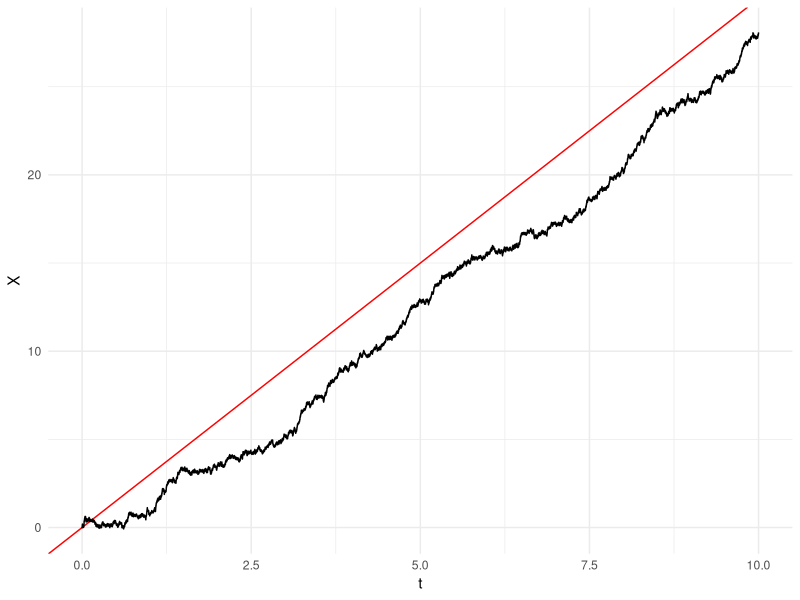
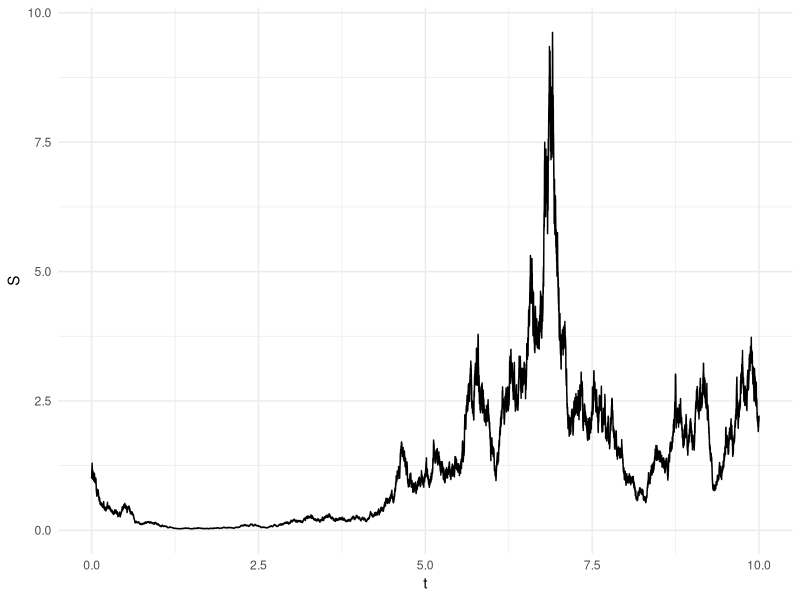
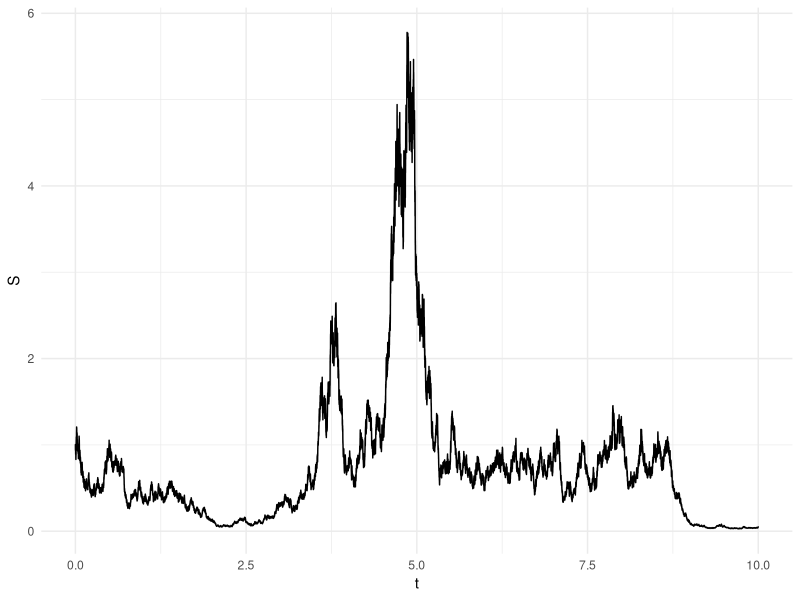
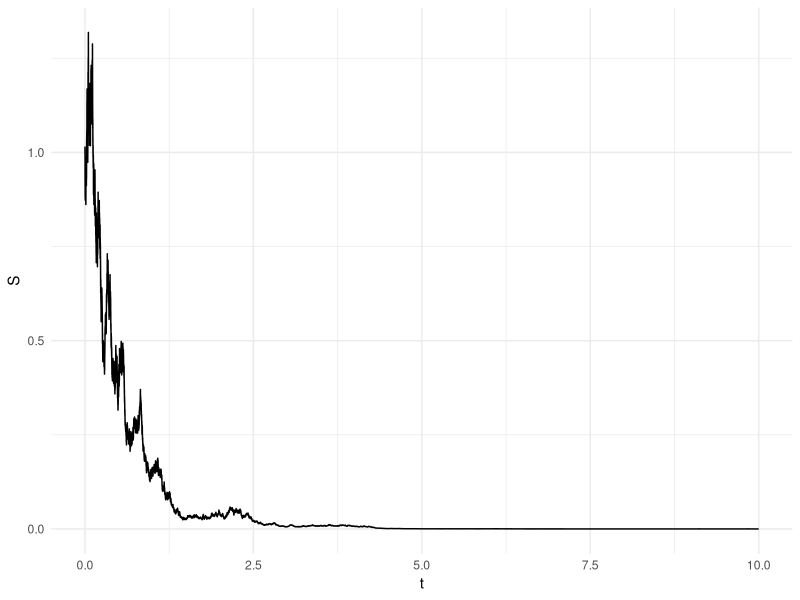
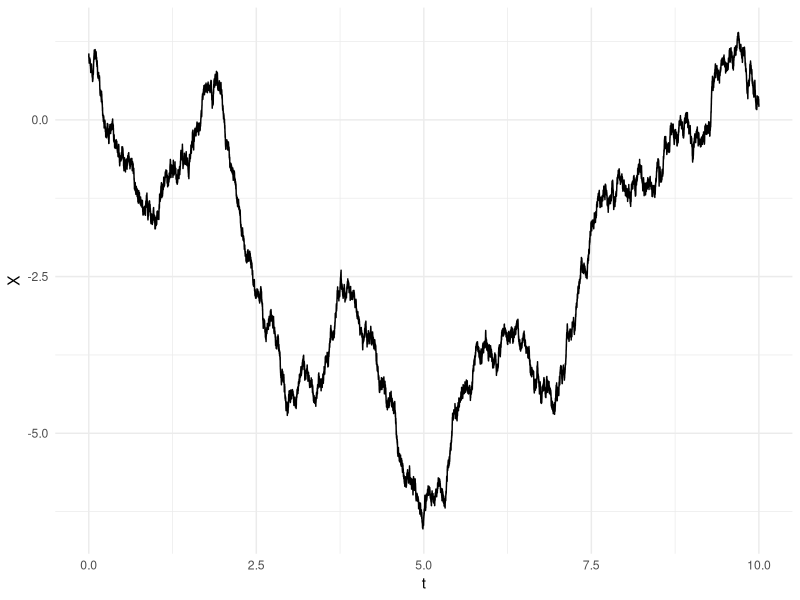

The R source for these figures, in order:
# 22/05
# INM

require(ggplot2)
require(reshape2)
require(kableExtra)
require(knitr)

# Vamos a simular a los amigos del movimiento browniano
# Movimiento browniano con deriva
# X_t es un movimiento browniano con deriva si
# X_t = mu t + sigma W_t
# donde W_t es un movimiento browniano estándar
browniano_con_deriva <- function(npasos, dt, mu, sigma){
    difW <- rnorm(n = npasos, mean = 0, sd = sqrt(dt))
    W <- c(0, cumsum(difW))
    return(
        data.frame(
            t = (0:npasos) * dt,
            W = W,
            X = (0:npasos) * dt * mu + sigma * W
        )
    )
}

X1 <- browniano_con_deriva(npasos = 1e5, dt = 1e-4, mu = 3, sigma = 1)

ggplot(data = X1, aes(x = t, y = X)) + 
    geom_abline(slope = 3, intercept = 0, col = "red") +
    geom_path() +
    theme_minimal()

# Movimiento browniano geométrico
# S_t es un movimiento browniano geométrico con parámetros mu y sigma si
# S_t = exp{ (mu-sigma^2/2) * t + sigma * W_t }
# donde W_t es un movimiento browniano estándar
browniano_geometrico <- function(npasos, dt, mu, sigma){
    difW <- rnorm(n = npasos, mean = 0, sd = sqrt(dt))
    W <- c(0, cumsum(difW))
    t1 <- (0:npasos) * dt
    S <- exp( (mu - sigma^2/2) * t1 + sigma * W )
    return(
        data.frame(
            t = t1,
            S = S
        )
    )
}

S1 <- browniano_geometrico(npasos = 1e5, dt = 1e-4, mu = 0, sigma = 1)

ggplot(data = S1, aes(x = t, y = S)) +
    geom_path() +
    theme_minimal()

S2 <- browniano_geometrico(npasos = 1e5, dt = 1e-4, mu = 0, sigma = 1.1)

ggplot(data = S2, aes(x = t, y = S)) +
    geom_path() +
    theme_minimal()

S3 <- browniano_geometrico(npasos = 1e5, dt = 1e-4, mu = -1, sigma = 1)

ggplot(data = S3, aes(x = t, y = S)) +
    geom_path() +
    theme_minimal()

# Para complacer a Fernando que viene a hacer sus desastres, vamos a considerar un movimiento browniano
# con deriva cos(mu * t)
browniano_con_deriva_Fernando <- function(npasos, dt, mu, sigma){
    difW <- rnorm(n = npasos, mean = 0, sd = sqrt(dt))
    W <- c(0, cumsum(difW))
    return(
        data.frame(
            t = (0:npasos) * dt,
            W = W,
            X = cos((0:npasos) * dt * mu ) + sigma * W
        )
    )
}

X2 <- browniano_con_deriva_Fernando(npasos = 1e5, dt = 1e-4, mu = pi, sigma = 1)

ggplot(data = X2, aes(x = t, y = X)) +
    geom_path() +
    theme_minimal()

############## Aquí termina lo del curso

# Vamos a seguir con cadenas de Markov
# Cadena de Ehrenfest
# Es un modelo de urnas en el que tenemos 2 urnas y d pelotas etiquetadas del 1 al d distribuidas 
# en las 2 urnas. Realizamos un experimento que consiste en seleccionar de forma equiprobable una
# de las pelotas, sacarla de la urna en la que se encuentra y depositarla en la urna contraria.
# Si X_n es el número de pelotas en la urna 1 después del n-ésimo experimento, {X_n} es una cadena de 
# Markov con espacio de estados E = {0, 1, …, d} y probabilidades de transición
# P(i,i-1) = i/d
# P(i, i+1) = (d-i)/d
ehrenfest <- function(n, d, xini = NULL){
    X <- numeric(length = n+1)
    if(is.null(xini)){
        X[1] <- floor( (d+1) * runif(n = 1, min = 0, max = 1) )
    } else {
        X[1] <- xini
    }
    for(i in 1:n){
        aux <- -2 * (runif(n = 1, min = 0, max = 1) < X[i] / d) + 1
        X[i+1] <- X[i] + aux
    }
    return(X)
}

# Simulación 1 de Ehrenfest
X1 <- ehrenfest(n = 1e5, d = 10)
edos.visitados <- sort(unique(X1))
prop.pasos <- numeric(length = length(edos.visitados))
for(i in 1:length(prop.pasos)){
    prop.pasos[i] <- mean(X1 == edos.visitados[i])
}
# Creamos una tabla
Y <- data.frame(
    edos = edos.visitados,
    prop = prop.pasos,
    simulacion = rep(1, length(edos.visitados))
)

# Simulación 2 de Ehrenfest
X2 <- ehrenfest(n = 1e5, d = 10)
edos.visitados <- sort(unique(X2))
prop.pasos <- numeric(length = length(edos.visitados))
for(i in 1:length(prop.pasos)){
    prop.pasos[i] <- mean(X2 == edos.visitados[i])
}
Y2 <- data.frame(
    edos = edos.visitados,
    prop = prop.pasos,
    simulacion = rep(2, length(edos.visitados))
)
# Juntamos las tablas
Y <- rbind(Y, Y2)

# Creamos una tabla en la que se muestran las proporciones de pasos
# que estuvo cada una de las cadenas en cada estado para las
# simulaciones 1 y 2
# Para verla en la terminal
acast(Y, simulacion ~ edos, value.var = "prop") %>%
    kable(format = "rst", row.names = TRUE)
# Para copiar y pegar en LaTeX con el formato de booktabs
acast(Y, simulacion ~ edos, value.var = "prop") %>%
    kable(format = "latex", row.names = TRUE, booktabs = TRUE, align = "c") %>%
    kable_styling(latex_options = "striped", full_width = F)
